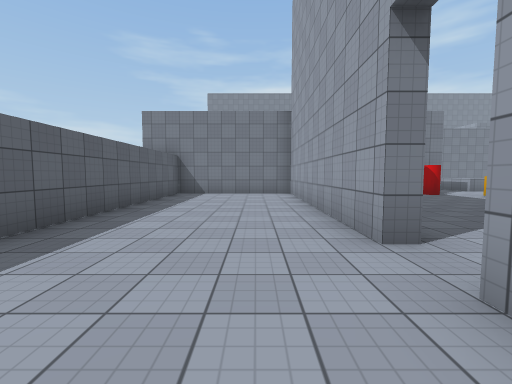
[1] (above)

16 first-person views from a walk through a Unity game level. The camera is 1.4 m above the floor, tilts 4° down and sees 90° across. Doors are open. The floor is counted in squares, 2 m on a side. Each view is taken from the middle of a square. On the plan, view 1 faces up. The plan holds only what a view shows up to about 9 squares ahead; the rest is blank. The place goes on beyond the plan. The player is left out. Surface patterns are stand-ins for the level's own textures.

[2]
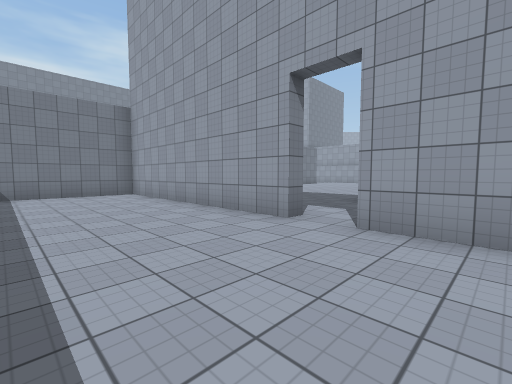

[3]
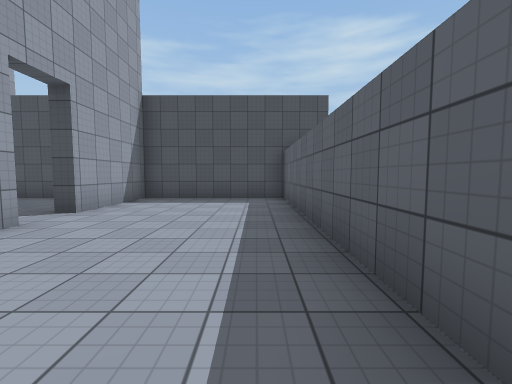

[4]
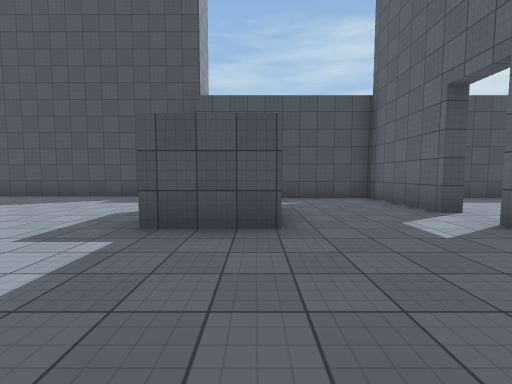

[5]
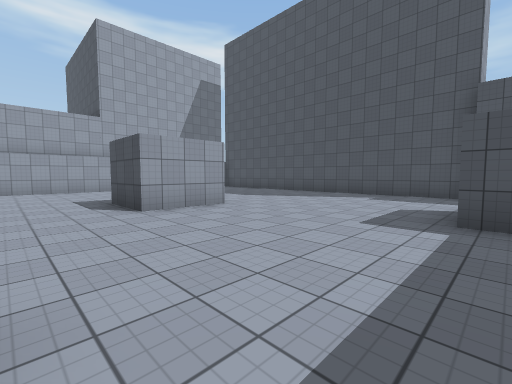

[6]
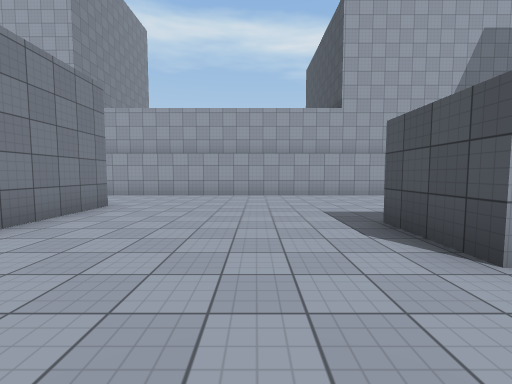

[7]
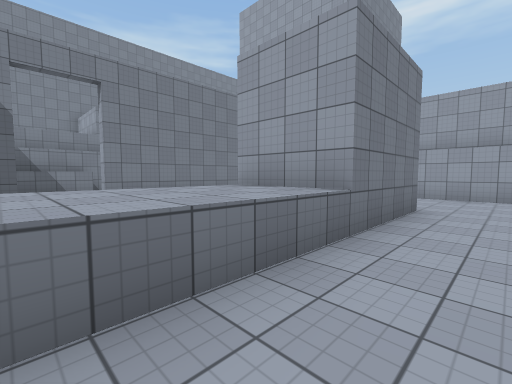

[8]
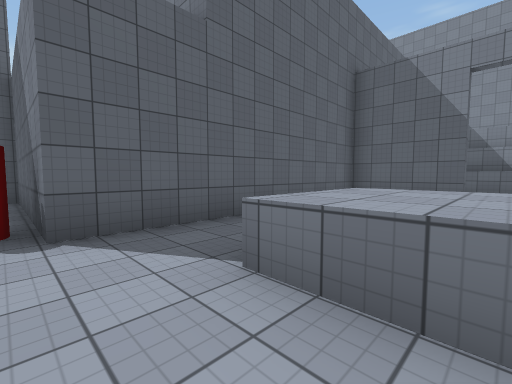

[9]
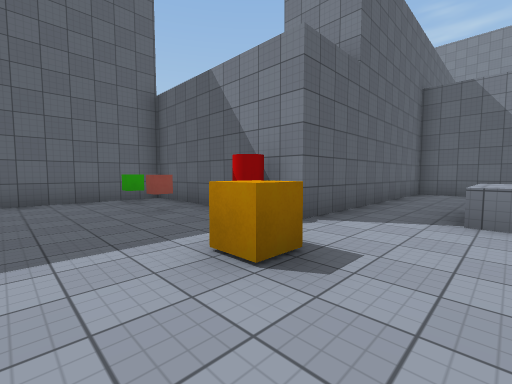

[10]
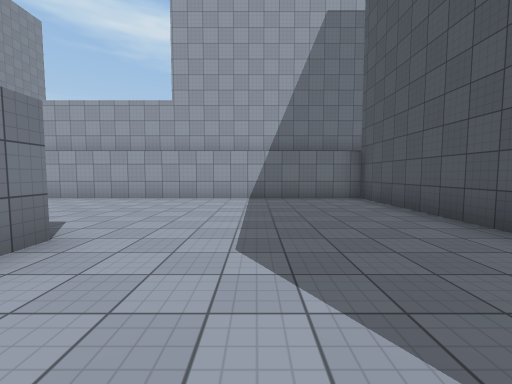

[11]
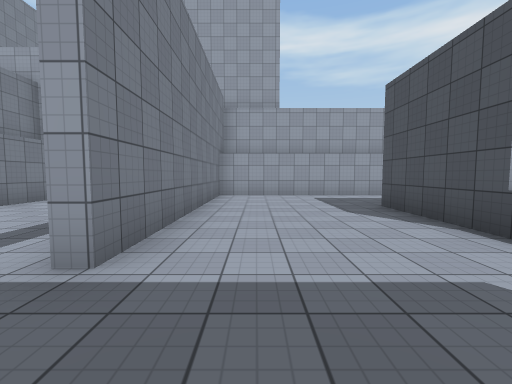

[12]
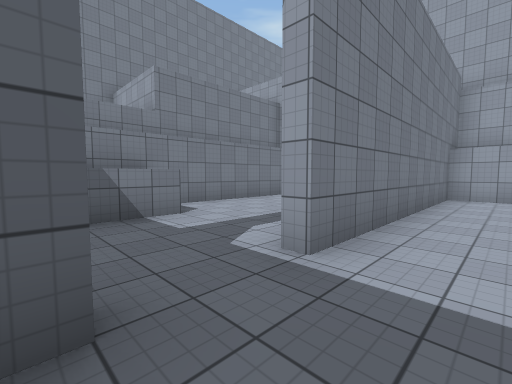

[13]
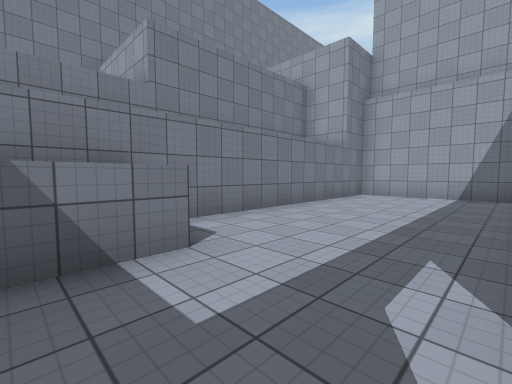

[14]
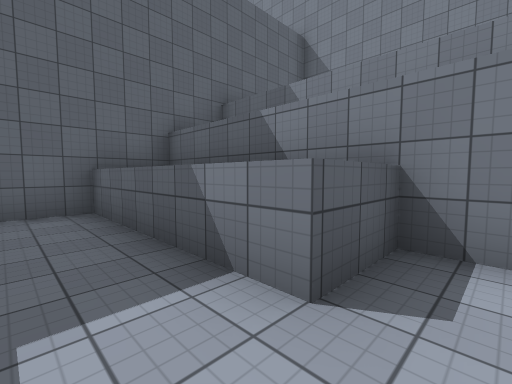

[15]
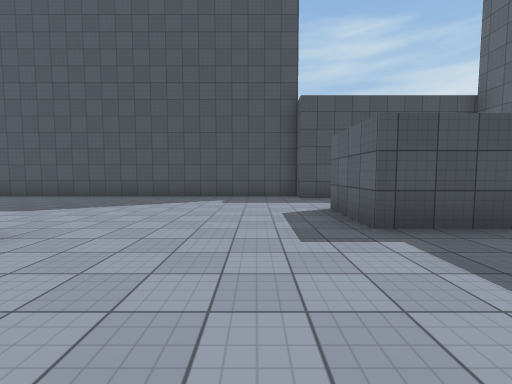

[16]
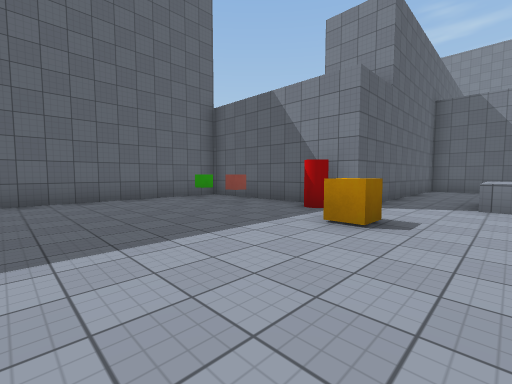

### Floor plan
Points are (right, up) in squares from view 1. A wall is a line through its corners. A room is listed if a view was taken in it or the views show most of it. See-through windows are left out.
Room 1 (views 1, 2, 3)
walls: (1.7, 2.5) (1.3, 2.5) (1.3, 9.3) (-2, 9.3); (-2.8, 9) (-2.8, -1.5) (1.3, -1.5) (1.3, 1.4)
ways out: open door at (1, 2) to room 2
Room 2 (views 4, 5, 6, 7, 8, 9, 10, 11, 12, 15, 16)
walls: (11.8, 10.2) (11.8, 12.2) (14.6, 12.2); (10.9, 3.1) (10.9, 5.1) (12.8, 5.1); (12.8, 3.2) (12.1, 3.2); (14.6, 10.3) (8.5, 10.3); (5.6, 9.3) (1.7, 9.3) (1.7, 2.5); (4.6, 2.8) (6.5, 2.8) (6.5, 0.8); (9.3, 16.6) (9.3, 16.2) (6.7, 16.2) (6.7, 9.4); (6.7, -2.1) (17.5, -2.1) (17.5, 16.2) (10.9, 16.2); (1.3, 1.4) (1.7, 1.4) (1.7, -1.5) (6.7, -1.5)
ways out: open door at (1, 2) to room 1; opening at (10, 17) to room 3
objects: green cube (3, 8); red cube (4, 8); red barrel (6, 9); crate (7, 8)
Room 3 (views 13, 14)
walls: (11.3, 20.6) (11.3, 19.2) (6.6, 19.2); (10.9, 16.2) (10.9, 16.6); (18.7, 16.9) (18.7, 20.6) (8.9, 20.6); (6.7, 19.9) (6.7, 17.9)
ways out: opening at (10, 17) to room 2

Where each view was taken, in squares from view 1:
view 1: 0 up, 0 right, facing up
view 2: 0 up, 2 left, facing up-right
view 3: 6 up, 2 left, facing down
view 4: 6 up, 5 right, facing down
view 5: 7 up, 6 right, facing down-right
view 6: 7 up, 9 right, facing right
view 7: 9 up, 9 right, facing up-right
view 8: 9 up, 10 right, facing up-left
view 9: 6 up, 9 right, facing up-left
view 10: 1 up, 10 right, facing right
view 11: 15 up, 9 right, facing right
view 12: 15 up, 9 right, facing up-right
view 13: 17 up, 10 right, facing up-right
view 14: 18 up, 12 right, facing up-left
view 15: 6 up, 8 right, facing down
view 16: 4 up, 9 right, facing up-left
